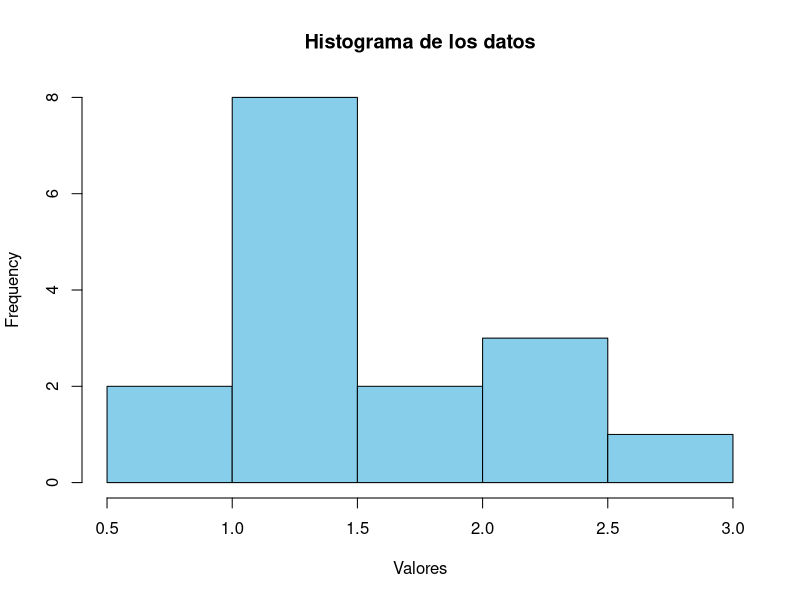
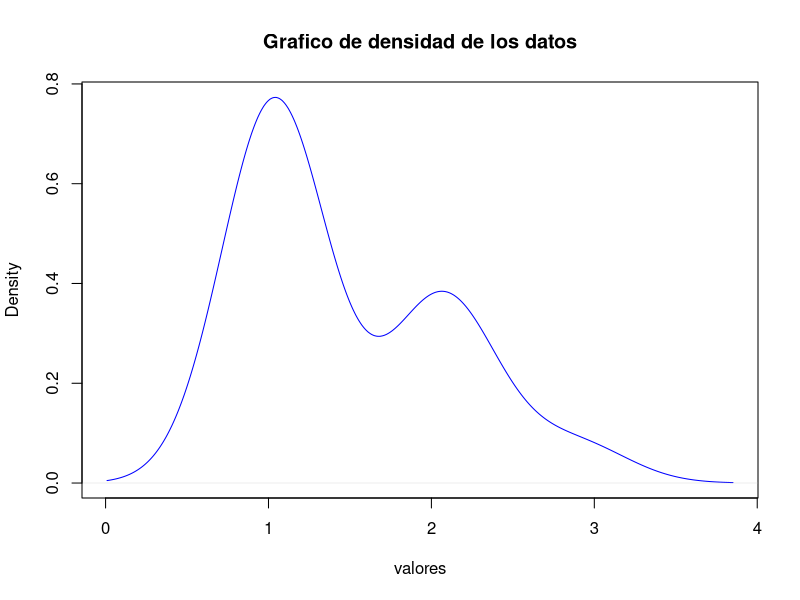
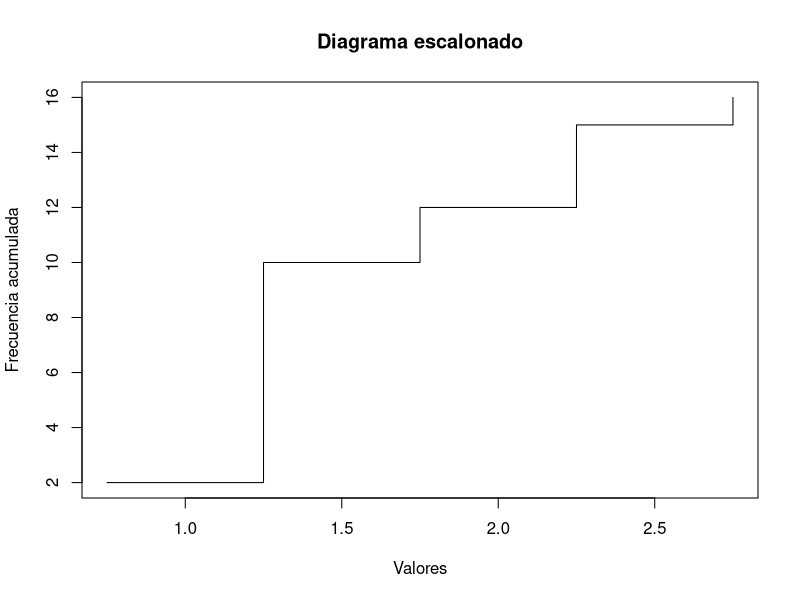
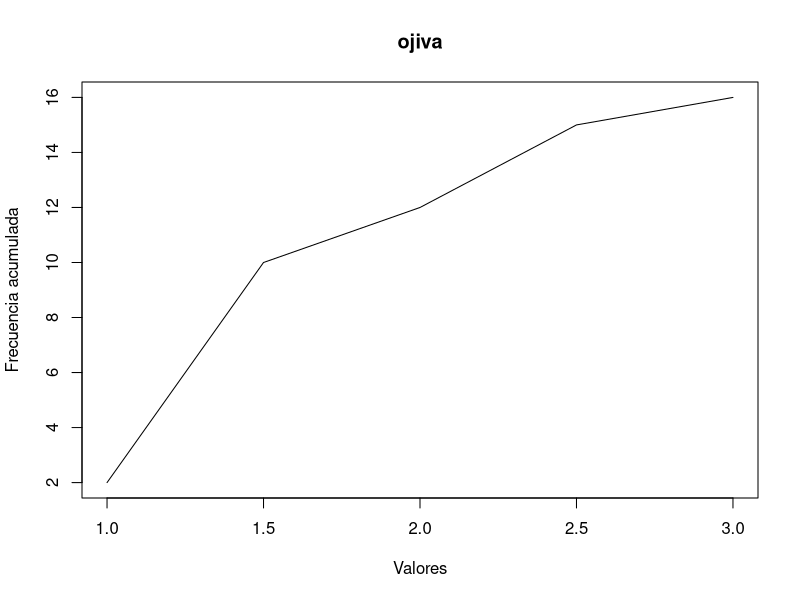

Recreate these plots in R, in order.
#actividad 2
#histogramas + poligono de frecuencias + diagrama escalonado + ojiva
diametros = c(1.01,0.97, 1.03, 1.04, 0.99, 1.01, 1.03, 2.07, 1.08, 1.10, 2.09,
              2.00, 2.22, 1.99, 1.12, 2.89);
hist(diametros, main = "Histograma de los datos", xlab = "Valores",
     col = "skyblue", border = "black");
plot(density(diametros), main = "Grafico de densidad de los datos",
     xlab = "valores", col ="blue");
h = hist(diametros, plot = FALSE);
#Diagrama escalonado
plot(h$mids, cumsum(h$counts),type = "s", xlab = "Valores",
     ylab = "Frecuencia acumulada", main = "Diagrama escalonado");
#ojiva con frecuencia acumulada absoluta
plot(h$breaks[-1], cumsum(h$counts), type = "l",
     xlab = "Valores", ylab = "Frecuencia acumulada", main = "ojiva");